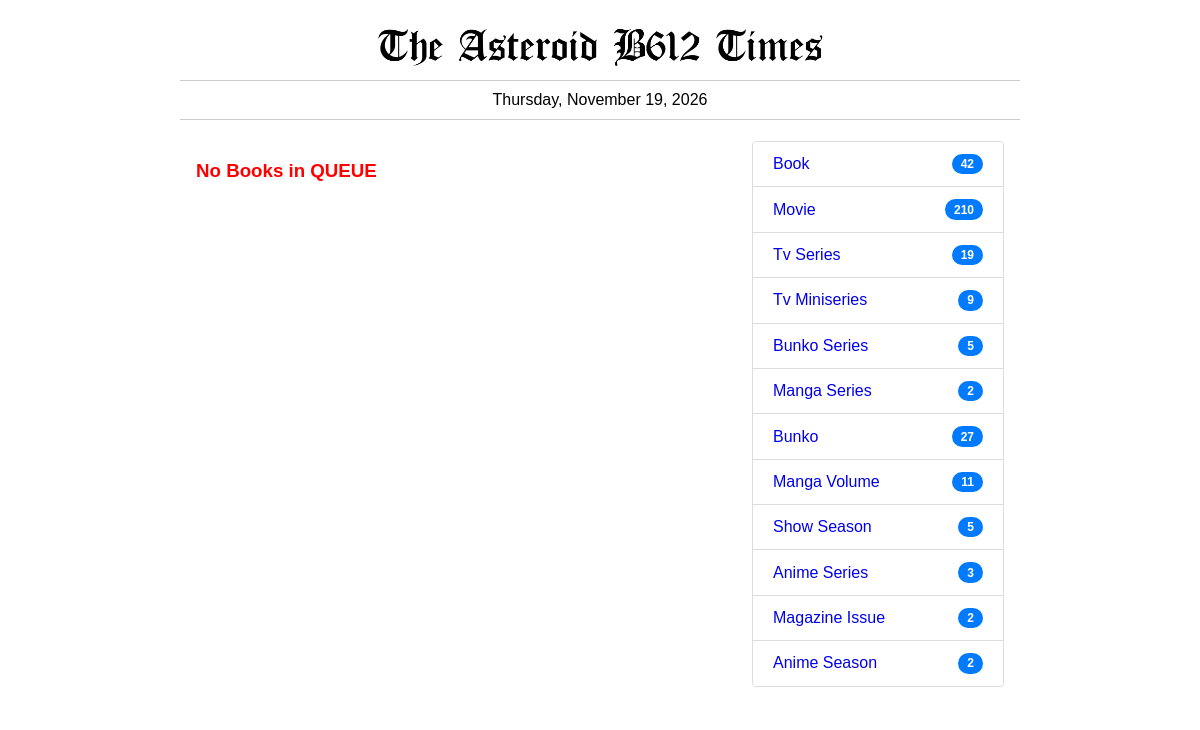
/book-queue/, run on the app's committed database.
### times/models.py (models this page shows, shortened)
class Categoria(models.Model):
    nom_categoria = models.CharField(max_length=255)

### times/views.py (the view)
# urls.py: path('book-queue/', views.bookQueue, name='bookQueue'),
def bookQueue(request):
	item_queue = Item.objects.filter(tipo__id=1,consumo__fec_ini__isnull=True).order_by('titulo')
	return render(request,'book-queue.html',{'item_queue':item_queue})

### times/context_processors.py (called while the page is built)
def categories_processor(request):
    tipo_priority = ['book','movie','tv series', 'TV miniseries', 'bunko series', 'manga series']
    custom_tipo_order = Case(
        *[When(nom_categoria=t, then=Value(i)) for i, t in enumerate(tipo_priority)],
        default=Value(len(tipo_priority)),
        output_field=IntegerField()
    )
    return {
        'cats': (
            Categoria.objects.annotate(total_items=Count('item'))
            .filter(total_items__gt=0)
            .order_by(custom_tipo_order, '-total_items')
        ),
        'all_cats': (
            Categoria.objects.annotate(total_items=Count('item'))
            .order_by(custom_tipo_order, '-total_items')
        )
    }

### times/templates/book-queue.html (shortened to what this page needs)
{% extends 'base_times.html' %}
{% load static %}
{% block izquierda %}
  {% if item_queue %}
  <h3>Book Queue</h3>
  <ul class="styled-list">
  {% for i in item_queue %}
    <li>
      <span class="main-item"><a href="{% url 'item' i.id %}" style="text-decoration:none; color:black;">{{i.titulo}}{{i.periodo}} </a></span>
      <small class="sub-item">{{i.authors}}</small>
    </li>
  {% endfor %}
  </ul>
  {% else %}
  <h3 style="color:red;">No Books in QUEUE</h3>
  {% endif %}
{% endblock %}
{% block derecha %}
<ul class="list-group">
  {% for c in cats %}
    <li class="list-group-item">
      <a href="{% url 'categoria' c.id %}" style="text-decoration:none;">{{ c.nom_categoria|title }}</a>
      <span class="badge badge-pill">{{ c.total_items }}</span>
    </li>
  {% endfor %}
</ul>
{% endblock %}

### data on the page
Categoria: nom_categoria "Book", total_items "42"
Categoria: nom_categoria "Movie", total_items "210"
Categoria: nom_categoria "Tv Series", total_items "19"
Categoria: nom_categoria "Tv Miniseries", total_items "9"
Categoria: nom_categoria "Bunko Series", total_items "5"
Categoria: nom_categoria "Manga Series", total_items "2"
Categoria: nom_categoria "Bunko", total_items "27"
Categoria: nom_categoria "Manga Volume", total_items "11"
Categoria: nom_categoria "Show Season", total_items "5"
Categoria: nom_categoria "Anime Series", total_items "3"
Categoria: nom_categoria "Magazine Issue", total_items "2"
Categoria: nom_categoria "Anime Season", total_items "2"
